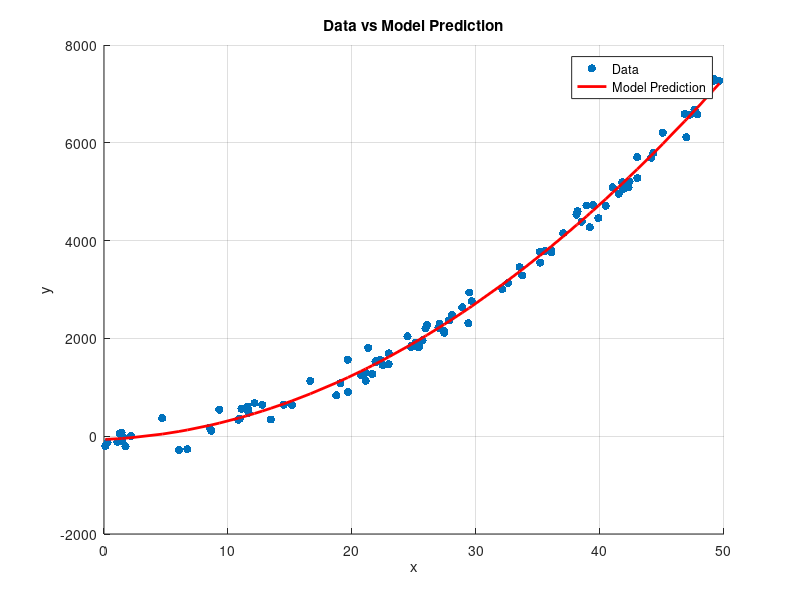
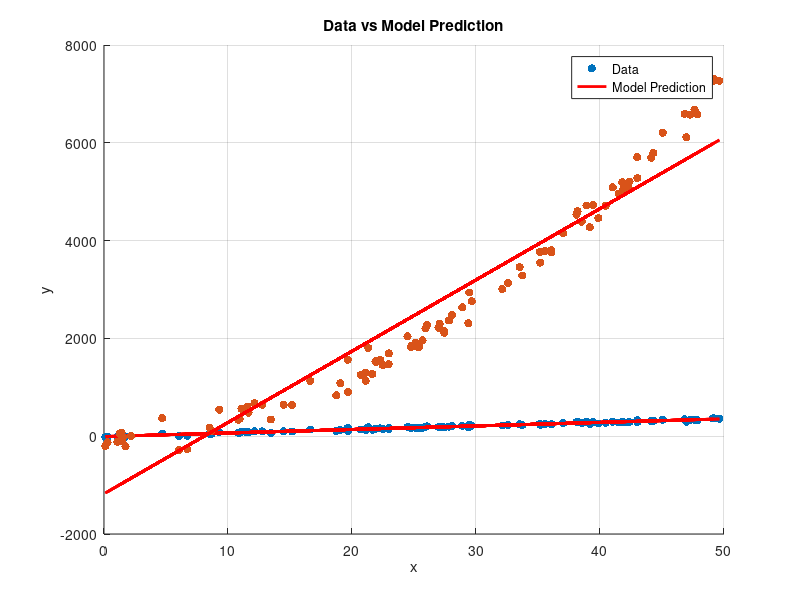

Reproduce these figures in MATLAB, in order.
%%
clear all
close all
clc

%% 1 - Model definition and data generation
% Parameters
a0 = -2.923; % True intercept
b0 = 7.18;   % True slope
sigma = 3.8; % Standard deviation of noise
N = 100;     % Number of data points

% Set random seed for reproducibility
rng(1);

% Generate input x uniformly distributed in the range [0, 50]
x = rand(N, 1) * 50; % Uniform distribution in [0, 50]

% Generate noise e
e = sigma^2 * randn(N, 1); % Gaussian noise (mu = 0)

% Generate output y according to the relation
y = a0 + b0 * x + e;

% Plot the generated dataset
figure(1); clf;
scatter(x, y, 'filled');
title('Generated 2D Dataset');
xlabel('x');
ylabel('y');
grid on;

%% 2 - Identification using Least-Squares formula
% We will perform linear regression to estimate a0 and b0
% Prepare the design matrix H
H = [ones(N, 1), x]; % H matrix with a column of ones for intercept and x values

% Estimate parameters using the least squares method
theta = (H' * H) \ (H' * y); % Theta = (H'H)^-1 * H'y
a_hat = theta(1); % Estimated intercept
b_hat = theta(2); % Estimated slope

% Display estimated parameters
disp(['Estimated a0: ' num2str(a_hat)]);
disp(['Estimated b0: ' num2str(b_hat)]);

%% 3 - Prediction with first order polynomial
% Use estimated parameters to predict y values
y_pred = a_hat + b_hat * x;

% Plot Data vs Model prediction
figure(2); clf;
scatter(x, y, 'filled'); % Original noisy data
hold on;
plot(x, y_pred, 'r-', 'LineWidth', 2); % Predicted line
legend('Data', 'Model Prediction');
title('Data vs Model Prediction');
xlabel('x');
ylabel('y');
grid on;

%% 4 - Identification and Prediction with second order polynomial
clear all 
close all
clc

% Parameters
a0 = -2.923; 
b0 = 7.18;  
c0 = 2.8;
sigma = 12.8; 
N = 100;     

% Set random seed for reproducibility
rng(1);

% Generate input x uniformly distributed in the range [0, 50]
x = rand(N, 1) * 50; 

% Generate noise e
e = sigma^2 * randn(N, 1); 

% Generate output y according to the polynomial relation
y = a0 + b0 * x + c0 * x.^2 + e;

% Prepare the design matrix H for a second-order polynomial
H = [ones(N, 1), x, x.^2]; 

% Estimate parameters using the least squares method
theta = (H' * H) \ (H' * y); 
a_hat = theta(1); 
b_hat = theta(2);
c_hat = theta(3);

% Display estimated parameters
disp(['Estimated a0: ' num2str(a_hat)]);
disp(['Estimated b0: ' num2str(b_hat)]);
disp(['Estimated c0: ' num2str(c_hat)]); % Fixed here

% Predict y values using the estimated parameters
y_pred = a_hat + b_hat * x + c_hat * x.^2;

% Sort x for a smoother plot
[x_sorted, sort_idx] = sort(x);
y_pred_sorted = a_hat + b_hat * x_sorted + c_hat * x_sorted.^2; % Calculate sorted predictions

% Plot the results
figure(1); clf;
scatter(x, y, 'filled'); 
hold on;
plot(x_sorted, y_pred_sorted, 'r-', 'LineWidth', 2); 
legend('Data', 'Model Prediction');
title('Data vs Model Prediction');
xlabel('x');
ylabel('y');
grid on;

% Residual of the polynomial estimate 
res_poly = (1/N) * sum((y - y_pred).^2);
disp(['Residual for the polynomial estimate : ' num2str(res_poly)])

%% Fit a line 
H2 = [ones(N, 1), x];
theta2 = (H2' * H2) \ (H2' * y);
a_hat2 = theta2(1); 
b_hat2 = theta2(2); 
disp(['Estimated a1: ' num2str(a_hat2)]);
disp(['Estimated b1: ' num2str(b_hat2)]);
y_pred2 = a_hat2 + b_hat2 * x;

figure(2);
scatter(x, y, 'filled'); 
hold on;
plot(x, y_pred2, 'r-', 'LineWidth', 2); 
legend('Data', 'Model Prediction');
title('Data vs Model Prediction');
xlabel('x');
ylabel('y');
grid on;

% Residual of the linear estimate 
res_lin = (1/N) * sum((y - y_pred2).^2);
disp(['Residual for the linear estimate : ' num2str(res_lin)])


